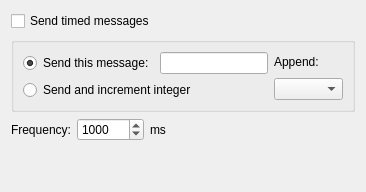
          <widget class="QWidget" name="tab_timedMsgs">
           <attribute name="title">
            <string>Timed Msgs</string>
           </attribute>
           <layout class="QGridLayout" name="gridLayout_5">
            <item row="0" column="0">
             <widget class="QCheckBox" name="checkBox_TimedMessages_Enable">
              <property name="text">
               <string>Send timed messages</string>
              </property>
             </widget>
            </item>
            <item row="3" column="0">
             <spacer name="verticalSpacer_12">
              <property name="orientation">
               <enum>Qt::Vertical</enum>
              </property>
              <property name="sizeHint" stdset="0">
               <size>
                <width>20</width>
                <height>40</height>
               </size>
              </property>
             </spacer>
            </item>
            <item row="2" column="0">
             <layout class="QHBoxLayout" name="horizontalLayout_3">
              <item>
               <widget class="QLabel" name="label_14">
                <property name="text">
                 <string>Frequency:</string>
                </property>
               </widget>
              </item>
              <item>
               <widget class="QSpinBox" name="spinBox_TimedMsgs_ms">
                <property name="minimumSize">
                 <size>
                  <width>50</width>
                  <height>0</height>
                 </size>
                </property>
                <property name="minimum">
                 <number>1</number>
                </property>
                <property name="maximum">
                 <number>1440000</number>
                </property>
                <property name="value">
                 <number>1000</number>
                </property>
               </widget>
              </item>
              <item>
               <widget class="QLabel" name="label">
                <property name="text">
                 <string>ms</string>
                </property>
               </widget>
              </item>
              <item>
               <spacer name="horizontalSpacer_14">
                <property name="orientation">
                 <enum>Qt::Horizontal</enum>
                </property>
                <property name="sizeHint" stdset="0">
                 <size>
                  <width>40</width>
                  <height>20</height>
                 </size>
                </property>
               </spacer>
              </item>
             </layout>
            </item>
            <item row="1" column="0">
             <widget class="QGroupBox" name="groupBox_9">
              <property name="minimumSize">
               <size>
                <width>0</width>
                <height>50</height>
               </size>
              </property>
              <property name="title">
               <string/>
              </property>
              <layout class="QHBoxLayout" name="horizontalLayout_5">
               <item>
                <layout class="QVBoxLayout" name="verticalLayout_9">
                 <item>
                  <layout class="QHBoxLayout" name="horizontalLayout_4">
                   <item>
                    <widget class="QRadioButton" name="radioButton_TimedMsgs_sendThis">
                     <property name="text">
                      <string>Send this message:</string>
                     </property>
                     <property name="checked">
                      <bool>true</bool>
                     </property>
                    </widget>
                   </item>
                   <item>
                    <widget class="QLineEdit" name="lineEdit_TimedMsgs_msg"/>
                   </item>
                  </layout>
                 </item>
                 <item>
                  <widget class="QRadioButton" name="radioButton_TimedMsgs_sendInt">
                   <property name="text">
                    <string>Send and increment integer</string>
                   </property>
                  </widget>
                 </item>
                </layout>
               </item>
               <item>
                <layout class="QVBoxLayout" name="verticalLayout_8">
                 <item>
                  <widget class="QLabel" name="label_16">
                   <property name="text">
                    <string>Append:</string>
                   </property>
                  </widget>
                 </item>
                 <item>
                  <widget class="QComboBox" name="comboBox_timeMsgs_CRLF">
                   <item>
                    <property name="text">
                     <string/>
                    </property>
                   </item>
                   <item>
                    <property name="text">
                     <string>CR (\r)</string>
                    </property>
                   </item>
                   <item>
                    <property name="text">
                     <string>LF (\n)</string>
                    </property>
                   </item>
                   <item>
                    <property name="text">
                     <string>CR+LF</string>
                    </property>
                   </item>
                  </widget>
                 </item>
                </layout>
               </item>
              </layout>
             </widget>
            </item>
           </layout>
          </widget>
